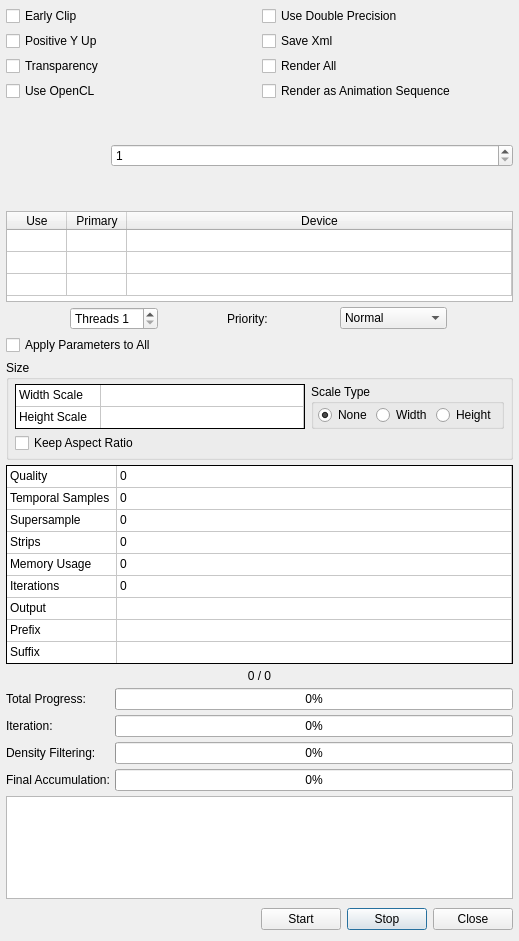
<?xml version="1.0" encoding="UTF-8"?>
<ui version="4.0">
 <class>FinalRenderDialog</class>
 <widget class="QDialog" name="FinalRenderDialog">
  <property name="geometry">
   <rect>
    <x>0</x>
    <y>0</y>
    <width>519</width>
    <height>941</height>
   </rect>
  </property>
  <property name="sizePolicy">
   <sizepolicy hsizetype="MinimumExpanding" vsizetype="Preferred">
    <horstretch>0</horstretch>
    <verstretch>0</verstretch>
   </sizepolicy>
  </property>
  <property name="minimumSize">
   <size>
    <width>0</width>
    <height>0</height>
   </size>
  </property>
  <property name="maximumSize">
   <size>
    <width>16777215</width>
    <height>16777215</height>
   </size>
  </property>
  <property name="windowTitle">
   <string>Final Render</string>
  </property>
  <layout class="QVBoxLayout" name="verticalLayout">
   <property name="leftMargin">
    <number>6</number>
   </property>
   <property name="topMargin">
    <number>6</number>
   </property>
   <property name="rightMargin">
    <number>6</number>
   </property>
   <property name="bottomMargin">
    <number>6</number>
   </property>
   <item>
    <widget class="QScrollArea" name="FinalRenderScrollArea">
     <property name="focusPolicy">
      <enum>Qt::NoFocus</enum>
     </property>
     <property name="frameShape">
      <enum>QFrame::NoFrame</enum>
     </property>
     <property name="frameShadow">
      <enum>QFrame::Raised</enum>
     </property>
     <property name="widgetResizable">
      <bool>true</bool>
     </property>
     <widget class="QWidget" name="FinalRenderScrollAreaWidgetContents">
      <property name="geometry">
       <rect>
        <x>0</x>
        <y>0</y>
        <width>507</width>
        <height>929</height>
       </rect>
      </property>
      <layout class="QVBoxLayout" name="verticalLayout_2">
       <property name="spacing">
        <number>5</number>
       </property>
       <property name="leftMargin">
        <number>0</number>
       </property>
       <property name="topMargin">
        <number>0</number>
       </property>
       <property name="rightMargin">
        <number>0</number>
       </property>
       <property name="bottomMargin">
        <number>0</number>
       </property>
       <item>
        <layout class="QGridLayout" name="FinalRenderGridLayout" columnstretch="0,0">
         <item row="0" column="0">
          <widget class="QCheckBox" name="FinalRenderEarlyClipCheckBox">
           <property name="toolTip">
            <string>&lt;html&gt;&lt;head/&gt;&lt;body&gt;&lt;p&gt;Checked: clip colors and gamma correct after density filtering.&lt;/p&gt;&lt;p&gt;Unchecked: do it after spatial filtering.&lt;/p&gt;&lt;/body&gt;&lt;/html&gt;</string>
           </property>
           <property name="text">
            <string>Early Clip</string>
           </property>
          </widget>
         </item>
         <item row="1" column="0">
          <widget class="QCheckBox" name="FinalRenderYAxisUpCheckBox">
           <property name="toolTip">
            <string>&lt;html&gt;&lt;head/&gt;&lt;body&gt;&lt;p&gt;Checked: Positive Y direction is up.&lt;/p&gt;&lt;p&gt;Unchecked: Positive Y direction is down.&lt;/p&gt;&lt;/body&gt;&lt;/html&gt;</string>
           </property>
           <property name="text">
            <string>Positive Y Up</string>
           </property>
          </widget>
         </item>
         <item row="3" column="0">
          <widget class="QCheckBox" name="FinalRenderOpenCLCheckBox">
           <property name="toolTip">
            <string>&lt;html&gt;&lt;head/&gt;&lt;body&gt;&lt;p&gt;Use OpenCL to render if your video card supports it.&lt;/p&gt;&lt;p&gt;This is highly recommended as it will dramatically speed up render time.&lt;/p&gt;&lt;/body&gt;&lt;/html&gt;</string>
           </property>
           <property name="text">
            <string>Use OpenCL</string>
           </property>
          </widget>
         </item>
         <item row="2" column="0">
          <widget class="QCheckBox" name="FinalRenderTransparencyCheckBox">
           <property name="toolTip">
            <string>&lt;html&gt;&lt;head/&gt;&lt;body&gt;&lt;p&gt;Use transparency in the final image.&lt;/p&gt;&lt;p&gt;Only supported for Png format.&lt;/p&gt;&lt;/body&gt;&lt;/html&gt;</string>
           </property>
           <property name="text">
            <string>Transparency</string>
           </property>
          </widget>
         </item>
         <item row="0" column="1">
          <widget class="QCheckBox" name="FinalRenderDoublePrecisionCheckBox">
           <property name="toolTip">
            <string>&lt;html&gt;&lt;head/&gt;&lt;body&gt;&lt;p&gt;Checked: use 64-bit double precision numbers (slower, but better image quality).&lt;/p&gt;&lt;p&gt;Unchecked: use 32-bit single precision numbers (faster, but worse image quality).&lt;/p&gt;&lt;/body&gt;&lt;/html&gt;</string>
           </property>
           <property name="text">
            <string>Use Double Precision</string>
           </property>
          </widget>
         </item>
         <item row="1" column="1">
          <widget class="QCheckBox" name="FinalRenderSaveXmlCheckBox">
           <property name="toolTip">
            <string>Save an Xml parameter file for each flame rendered</string>
           </property>
           <property name="text">
            <string>Save Xml</string>
           </property>
          </widget>
         </item>
         <item row="2" column="1">
          <widget class="QCheckBox" name="FinalRenderDoAllCheckBox">
           <property name="toolTip">
            <string>Render all open flames instead of just the current one</string>
           </property>
           <property name="text">
            <string>Render All</string>
           </property>
          </widget>
         </item>
         <item row="3" column="1">
          <widget class="QCheckBox" name="FinalRenderDoSequenceCheckBox">
           <property name="toolTip">
            <string>Use temporal samples value to achieve motion blur effect between flames</string>
           </property>
           <property name="text">
            <string>Render as Animation Sequence</string>
           </property>
          </widget>
         </item>
        </layout>
       </item>
       <item>
        <layout class="QGridLayout" name="FinalRenderGridLayout2">
         <property name="sizeConstraint">
          <enum>QLayout::SetNoConstraint</enum>
         </property>
         <item row="0" column="0">
          <widget class="QLabel" name="FinalRenderPreviewLabel">
           <property name="sizePolicy">
            <sizepolicy hsizetype="Fixed" vsizetype="Fixed">
             <horstretch>0</horstretch>
             <verstretch>0</verstretch>
            </sizepolicy>
           </property>
           <property name="minimumSize">
            <size>
             <width>100</width>
             <height>100</height>
            </size>
           </property>
           <property name="maximumSize">
            <size>
             <width>100</width>
             <height>100</height>
            </size>
           </property>
           <property name="sizeIncrement">
            <size>
             <width>1</width>
             <height>1</height>
            </size>
           </property>
           <property name="frameShape">
            <enum>QFrame::NoFrame</enum>
           </property>
           <property name="lineWidth">
            <number>0</number>
           </property>
           <property name="text">
            <string/>
           </property>
           <property name="textFormat">
            <enum>Qt::PlainText</enum>
           </property>
           <property name="alignment">
            <set>Qt::AlignCenter</set>
           </property>
          </widget>
         </item>
         <item row="0" column="1">
          <widget class="QSpinBox" name="FinalRenderCurrentSpin">
           <property name="sizePolicy">
            <sizepolicy hsizetype="Expanding" vsizetype="Fixed">
             <horstretch>0</horstretch>
             <verstretch>0</verstretch>
            </sizepolicy>
           </property>
           <property name="prefix">
            <string/>
           </property>
           <property name="minimum">
            <number>1</number>
           </property>
           <property name="maximum">
            <number>999999999</number>
           </property>
           <property name="value">
            <number>1</number>
           </property>
          </widget>
         </item>
        </layout>
       </item>
       <item>
        <widget class="QTableWidget" name="FinalRenderDeviceTable">
         <property name="sizePolicy">
          <sizepolicy hsizetype="MinimumExpanding" vsizetype="MinimumExpanding">
           <horstretch>0</horstretch>
           <verstretch>0</verstretch>
          </sizepolicy>
         </property>
         <property name="minimumSize">
          <size>
           <width>0</width>
           <height>91</height>
          </size>
         </property>
         <property name="maximumSize">
          <size>
           <width>16777215</width>
           <height>91</height>
          </size>
         </property>
         <property name="focusPolicy">
          <enum>Qt::NoFocus</enum>
         </property>
         <property name="editTriggers">
          <set>QAbstractItemView::NoEditTriggers</set>
         </property>
         <property name="selectionMode">
          <enum>QAbstractItemView::NoSelection</enum>
         </property>
         <property name="selectionBehavior">
          <enum>QAbstractItemView::SelectRows</enum>
         </property>
         <property name="showGrid">
          <bool>true</bool>
         </property>
         <property name="columnCount">
          <number>3</number>
         </property>
         <attribute name="horizontalHeaderDefaultSectionSize">
          <number>60</number>
         </attribute>
         <attribute name="horizontalHeaderStretchLastSection">
          <bool>true</bool>
         </attribute>
         <attribute name="verticalHeaderVisible">
          <bool>false</bool>
         </attribute>
         <attribute name="verticalHeaderDefaultSectionSize">
          <number>22</number>
         </attribute>
         <attribute name="verticalHeaderHighlightSections">
          <bool>false</bool>
         </attribute>
         <attribute name="verticalHeaderMinimumSectionSize">
          <number>22</number>
         </attribute>
         <row>
          <property name="text">
           <string>AMD</string>
          </property>
         </row>
         <row>
          <property name="text">
           <string>Nvidia</string>
          </property>
         </row>
         <row>
          <property name="text">
           <string>Intel</string>
          </property>
         </row>
         <column>
          <property name="text">
           <string>Use</string>
          </property>
         </column>
         <column>
          <property name="text">
           <string>Primary</string>
          </property>
         </column>
         <column>
          <property name="text">
           <string>Device</string>
          </property>
         </column>
        </widget>
       </item>
       <item>
        <layout class="QHBoxLayout" name="FinalRenderThreadHorizontalLayout" stretch="0,0,0">
         <item>
          <widget class="QSpinBox" name="FinalRenderThreadCountSpin">
           <property name="sizePolicy">
            <sizepolicy hsizetype="Maximum" vsizetype="Fixed">
             <horstretch>0</horstretch>
             <verstretch>0</verstretch>
            </sizepolicy>
           </property>
           <property name="toolTip">
            <string>&lt;html&gt;&lt;head/&gt;&lt;body&gt;&lt;p&gt;The number of threads to use with CPU rendering.&lt;/p&gt;&lt;p&gt;Decrease for a more responsive system during rendering, increase for better performance.&lt;/p&gt;&lt;/body&gt;&lt;/html&gt;</string>
           </property>
           <property name="prefix">
            <string>Threads </string>
           </property>
           <property name="minimum">
            <number>1</number>
           </property>
           <property name="maximum">
            <number>64</number>
           </property>
          </widget>
         </item>
         <item>
          <widget class="QLabel" name="FinalRenderThreadPriorityLabel">
           <property name="sizePolicy">
            <sizepolicy hsizetype="Maximum" vsizetype="Preferred">
             <horstretch>0</horstretch>
             <verstretch>0</verstretch>
            </sizepolicy>
           </property>
           <property name="text">
            <string>Priority: </string>
           </property>
          </widget>
         </item>
         <item>
          <widget class="QComboBox" name="FinalRenderThreadPriorityComboBox">
           <property name="sizePolicy">
            <sizepolicy hsizetype="Maximum" vsizetype="Fixed">
             <horstretch>0</horstretch>
             <verstretch>0</verstretch>
            </sizepolicy>
           </property>
           <property name="currentIndex">
            <number>2</number>
           </property>
           <property name="maxCount">
            <number>5</number>
           </property>
           <item>
            <property name="text">
             <string>Lowest</string>
            </property>
           </item>
           <item>
            <property name="text">
             <string>Below Normal</string>
            </property>
           </item>
           <item>
            <property name="text">
             <string>Normal</string>
            </property>
           </item>
           <item>
            <property name="text">
             <string>Above Normal</string>
            </property>
           </item>
           <item>
            <property name="text">
             <string>Highest</string>
            </property>
           </item>
          </widget>
         </item>
        </layout>
       </item>
       <item>
        <widget class="QCheckBox" name="FinalRenderApplyToAllCheckBox">
         <property name="toolTip">
          <string>Apply current operation to all flames</string>
         </property>
         <property name="text">
          <string>Apply Parameters to All</string>
         </property>
        </widget>
       </item>
       <item>
        <widget class="QGroupBox" name="FinalRenderSizeGroupBox">
         <property name="minimumSize">
          <size>
           <width>0</width>
           <height>95</height>
          </size>
         </property>
         <property name="title">
          <string>Size</string>
         </property>
         <property name="checkable">
          <bool>false</bool>
         </property>
         <layout class="QGridLayout" name="gridLayout_5">
          <property name="leftMargin">
           <number>6</number>
          </property>
          <property name="topMargin">
           <number>4</number>
          </property>
          <property name="rightMargin">
           <number>6</number>
          </property>
          <property name="bottomMargin">
           <number>4</number>
          </property>
          <property name="horizontalSpacing">
           <number>6</number>
          </property>
          <property name="verticalSpacing">
           <number>4</number>
          </property>
          <item row="0" column="0">
           <widget class="QTableWidget" name="FinalRenderSizeTable">
            <property name="sizePolicy">
             <sizepolicy hsizetype="Expanding" vsizetype="Fixed">
              <horstretch>0</horstretch>
              <verstretch>0</verstretch>
             </sizepolicy>
            </property>
            <property name="minimumSize">
             <size>
              <width>0</width>
              <height>45</height>
             </size>
            </property>
            <property name="maximumSize">
             <size>
              <width>16777215</width>
              <height>45</height>
             </size>
            </property>
            <property name="focusPolicy">
             <enum>Qt::NoFocus</enum>
            </property>
            <property name="frameShape">
             <enum>QFrame::Panel</enum>
            </property>
            <property name="frameShadow">
             <enum>QFrame::Plain</enum>
            </property>
            <property name="verticalScrollBarPolicy">
             <enum>Qt::ScrollBarAlwaysOff</enum>
            </property>
            <property name="horizontalScrollBarPolicy">
             <enum>Qt::ScrollBarAlwaysOff</enum>
            </property>
            <property name="editTriggers">
             <set>QAbstractItemView::NoEditTriggers</set>
            </property>
            <property name="tabKeyNavigation">
             <bool>false</bool>
            </property>
            <property name="selectionMode">
             <enum>QAbstractItemView::NoSelection</enum>
            </property>
            <property name="verticalScrollMode">
             <enum>QAbstractItemView::ScrollPerPixel</enum>
            </property>
            <property name="horizontalScrollMode">
             <enum>QAbstractItemView::ScrollPerPixel</enum>
            </property>
            <property name="showGrid">
             <bool>true</bool>
            </property>
            <property name="wordWrap">
             <bool>false</bool>
            </property>
            <property name="rowCount">
             <number>2</number>
            </property>
            <property name="columnCount">
             <number>2</number>
            </property>
            <attribute name="horizontalHeaderVisible">
             <bool>false</bool>
            </attribute>
            <attribute name="horizontalHeaderDefaultSectionSize">
             <number>85</number>
            </attribute>
            <attribute name="horizontalHeaderHighlightSections">
             <bool>false</bool>
            </attribute>
            <attribute name="horizontalHeaderMinimumSectionSize">
             <number>35</number>
            </attribute>
            <attribute name="horizontalHeaderStretchLastSection">
             <bool>true</bool>
            </attribute>
            <attribute name="verticalHeaderVisible">
             <bool>false</bool>
            </attribute>
            <attribute name="verticalHeaderDefaultSectionSize">
             <number>22</number>
            </attribute>
            <attribute name="verticalHeaderHighlightSections">
             <bool>false</bool>
            </attribute>
            <attribute name="verticalHeaderMinimumSectionSize">
             <number>22</number>
            </attribute>
            <row>
             <property name="text">
              <string>Width Scale</string>
             </property>
            </row>
            <row>
             <property name="text">
              <string>Height Scale</string>
             </property>
            </row>
            <column>
             <property name="text">
              <string>Field</string>
             </property>
            </column>
            <column/>
            <item row="0" column="0">
             <property name="text">
              <string>Width Scale</string>
             </property>
            </item>
            <item row="0" column="1">
             <property name="text">
              <string/>
             </property>
            </item>
            <item row="1" column="0">
             <property name="text">
              <string>Height Scale</string>
             </property>
            </item>
            <item row="1" column="1">
             <property name="text">
              <string/>
             </property>
            </item>
           </widget>
          </item>
          <item row="0" column="1">
           <widget class="QGroupBox" name="FinalRenderScaleGroupBox">
            <property name="minimumSize">
             <size>
              <width>0</width>
              <height>45</height>
             </size>
            </property>
            <property name="maximumSize">
             <size>
              <width>16777215</width>
              <height>45</height>
             </size>
            </property>
            <property name="toolTip">
             <string>The scaling to perform from the editor to the final rendered image</string>
            </property>
            <property name="title">
             <string>Scale Type</string>
            </property>
            <property name="flat">
             <bool>false</bool>
            </property>
            <layout class="QGridLayout" name="gridLayout_4">
             <property name="leftMargin">
              <number>4</number>
             </property>
             <property name="topMargin">
              <number>0</number>
             </property>
             <property name="rightMargin">
              <number>4</number>
             </property>
             <property name="bottomMargin">
              <number>0</number>
             </property>
             <property name="spacing">
              <number>4</number>
             </property>
             <item row="0" column="1">
              <widget class="QRadioButton" name="FinalRenderScaleWidthRadioButton">
               <property name="text">
                <string>Width</string>
               </property>
              </widget>
             </item>
             <item row="0" column="2">
              <widget class="QRadioButton" name="FinalRenderScaleHeightRadioButton">
               <property name="text">
                <string>Height</string>
               </property>
              </widget>
             </item>
             <item row="0" column="0">
              <widget class="QRadioButton" name="FinalRenderScaleNoneRadioButton">
               <property name="text">
                <string>None</string>
               </property>
               <property name="checked">
                <bool>true</bool>
               </property>
              </widget>
             </item>
            </layout>
           </widget>
          </item>
          <item row="1" column="0">
           <widget class="QCheckBox" name="FinalRenderKeepAspectCheckBox">
            <property name="toolTip">
             <string>Maintain the aspect ratio between width and height to be equal to base width and base height</string>
            </property>
            <property name="text">
             <string>Keep Aspect Ratio</string>
            </property>
            <property name="checked">
             <bool>false</bool>
            </property>
           </widget>
          </item>
         </layout>
        </widget>
       </item>
       <item>
        <widget class="TableWidget" name="FinalRenderParamsTable">
         <property name="sizePolicy">
          <sizepolicy hsizetype="Expanding" vsizetype="Fixed">
           <horstretch>0</horstretch>
           <verstretch>0</verstretch>
          </sizepolicy>
         </property>
         <property name="minimumSize">
          <size>
           <width>0</width>
           <height>199</height>
          </size>
         </property>
         <property name="maximumSize">
          <size>
           <width>16777215</width>
           <height>199</height>
          </size>
         </property>
         <property name="focusPolicy">
          <enum>Qt::NoFocus</enum>
         </property>
         <property name="frameShape">
          <enum>QFrame::Panel</enum>
         </property>
         <property name="frameShadow">
          <enum>QFrame::Plain</enum>
         </property>
         <property name="verticalScrollBarPolicy">
          <enum>Qt::ScrollBarAlwaysOff</enum>
         </property>
         <property name="horizontalScrollBarPolicy">
          <enum>Qt::ScrollBarAlwaysOff</enum>
         </property>
         <property name="editTriggers">
          <set>QAbstractItemView::NoEditTriggers</set>
         </property>
         <property name="tabKeyNavigation">
          <bool>false</bool>
         </property>
         <property name="alternatingRowColors">
          <bool>false</bool>
         </property>
         <property name="selectionMode">
          <enum>QAbstractItemView::NoSelection</enum>
         </property>
         <property name="verticalScrollMode">
          <enum>QAbstractItemView::ScrollPerPixel</enum>
         </property>
         <property name="horizontalScrollMode">
          <enum>QAbstractItemView::ScrollPerPixel</enum>
         </property>
         <property name="showGrid">
          <bool>true</bool>
         </property>
         <property name="gridStyle">
          <enum>Qt::SolidLine</enum>
         </property>
         <property name="wordWrap">
          <bool>false</bool>
         </property>
         <property name="cornerButtonEnabled">
          <bool>false</bool>
         </property>
         <property name="columnCount">
          <number>2</number>
         </property>
         <attribute name="horizontalHeaderVisible">
          <bool>false</bool>
         </attribute>
         <attribute name="horizontalHeaderCascadingSectionResizes">
          <bool>false</bool>
         </attribute>
         <attribute name="horizontalHeaderDefaultSectionSize">
          <number>110</number>
         </attribute>
         <attribute name="horizontalHeaderHighlightSections">
          <bool>false</bool>
         </attribute>
         <attribute name="horizontalHeaderMinimumSectionSize">
          <number>35</number>
         </attribute>
         <attribute name="horizontalHeaderStretchLastSection">
          <bool>true</bool>
         </attribute>
         <attribute name="verticalHeaderVisible">
          <bool>false</bool>
         </attribute>
         <attribute name="verticalHeaderDefaultSectionSize">
          <number>22</number>
         </attribute>
         <attribute name="verticalHeaderHighlightSections">
          <bool>false</bool>
         </attribute>
         <attribute name="verticalHeaderMinimumSectionSize">
          <number>22</number>
         </attribute>
         <attribute name="verticalHeaderStretchLastSection">
          <bool>false</bool>
         </attribute>
         <row>
          <property name="text">
           <string>Quality</string>
          </property>
         </row>
         <row>
          <property name="text">
           <string>Temporal Samples</string>
          </property>
         </row>
         <row>
          <property name="text">
           <string>Supersample</string>
          </property>
         </row>
         <row>
          <property name="text">
           <string>Strips</string>
          </property>
         </row>
         <row>
          <property name="text">
           <string>Memory Usage</string>
          </property>
         </row>
         <row>
          <property name="text">
           <string>Iterations</string>
          </property>
         </row>
         <row>
          <property name="text">
           <string>Output</string>
          </property>
         </row>
         <row>
          <property name="text">
           <string>Prefix</string>
          </property>
         </row>
         <row>
          <property name="text">
           <string>Suffix</string>
          </property>
         </row>
         <column>
          <property name="text">
           <string>Field</string>
          </property>
         </column>
         <column>
          <property name="text">
           <string/>
          </property>
         </column>
         <item row="0" column="0">
          <property name="text">
           <string>Quality</string>
          </property>
          <property name="toolTip">
           <string>The quality in iterations per pixel of the final output image</string>
          </property>
         </item>
         <item row="0" column="1">
          <property name="text">
           <string>0</string>
          </property>
         </item>
         <item row="1" column="0">
          <property name="text">
           <string>Temporal Samples</string>
          </property>
          <property name="toolTip">
           <string>The number of interpolated renders to do for each flame when rendering as an animation sequence</string>
          </property>
         </item>
         <item row="1" column="1">
          <property name="text">
           <string>0</string>
          </property>
         </item>
         <item row="2" column="0">
          <property name="text">
           <string>Supersample</string>
          </property>
          <property name="toolTip">
           <string>&lt;html&gt;&lt;head/&gt;&lt;body&gt;&lt;p&gt;The number to multiply the dimensions of the histogram and density filtering buffer by to achieve anti-aliasing.&lt;/p&gt;&lt;p&gt;Use this very sparingly as it increases the required memory by n squared.&lt;/p&gt;&lt;/body&gt;&lt;/html&gt;</string>
          </property>
         </item>
         <item row="2" column="1">
          <property name="text">
           <string>0</string>
          </property>
         </item>
         <item row="3" column="0">
          <property name="text">
           <string>Strips</string>
          </property>
         </item>
         <item row="3" column="1">
          <property name="text">
           <string>0</string>
          </property>
         </item>
         <item row="4" column="0">
          <property name="text">
           <string>Memory Usage</string>
          </property>
          <property name="toolTip">
           <string>The amount of memory including the final output image required to perform this render</string>
          </property>
         </item>
         <item row="4" column="1">
          <property name="text">
           <string>0</string>
          </property>
         </item>
         <item row="5" column="0">
          <property name="text">
           <string>Iterations</string>
          </property>
         </item>
         <item row="5" column="1">
          <property name="text">
           <string>0</string>
          </property>
         </item>
         <item row="6" column="0">
          <property name="text">
           <string>Output</string>
          </property>
          <property name="toolTip">
           <string>The output file path for rendering a single flame, or folder location for rendering multiple flames</string>
          </property>
         </item>
         <item row="6" column="1">
          <property name="text">
           <string/>
          </property>
         </item>
         <item row="7" column="0">
          <property name="text">
           <string>Prefix</string>
          </property>
          <property name="toolTip">
           <string>The prefix to attach to all image filenames</string>
          </property>
         </item>
         <item row="7" column="1">
          <property name="text">
           <string/>
          </property>
         </item>
         <item row="8" column="0">
          <property name="text">
           <string>Suffix</string>
          </property>
          <property name="toolTip">
           <string>The suffix to attach to all image filenames</string>
          </property>
         </item>
         <item row="8" column="1">
          <property name="text">
           <string/>
          </property>
         </item>
        </widget>
       </item>
       <item>
        <widget class="QLabel" name="FinalRenderImageCountLabel">
         <property name="text">
          <string>0 / 0</string>
         </property>
         <property name="alignment">
          <set>Qt::AlignCenter</set>
         </property>
        </widget>
       </item>
       <item>
        <layout class="QGridLayout" name="FinalRenderGridLayout3" rowstretch="0,0,0,0" columnstretch="1,4">
         <property name="sizeConstraint">
          <enum>QLayout::SetDefaultConstraint</enum>
         </property>
         <item row="2" column="1">
          <widget class="QProgressBar" name="FinalRenderFilteringProgress">
           <property name="sizePolicy">
            <sizepolicy hsizetype="Minimum" vsizetype="Fixed">
             <horstretch>0</horstretch>
             <verstretch>0</verstretch>
            </sizepolicy>
           </property>
           <property name="value">
            <number>0</number>
           </property>
          </widget>
         </item>
         <item row="1" column="0">
          <widget class="QLabel" name="FinalRenderIterationProgressLabel">
           <property name="sizePolicy">
            <sizepolicy hsizetype="Minimum" vsizetype="Preferred">
             <horstretch>0</horstretch>
             <verstretch>0</verstretch>
            </sizepolicy>
           </property>
           <property name="text">
            <string>Iteration:</string>
           </property>
          </widget>
         </item>
         <item row="3" column="0">
          <widget class="QLabel" name="FinalRenderAccumProgressLabel">
           <property name="sizePolicy">
            <sizepolicy hsizetype="Minimum" vsizetype="Preferred">
             <horstretch>0</horstretch>
             <verstretch>0</verstretch>
            </sizepolicy>
           </property>
           <property name="text">
            <string>Final Accumulation:</string>
           </property>
          </widget>
         </item>
         <item row="1" column="1">
          <widget class="QProgressBar" name="FinalRenderIterationProgress">
           <property name="sizePolicy">
            <sizepolicy hsizetype="Minimum" vsizetype="Fixed">
             <horstretch>0</horstretch>
             <verstretch>0</verstretch>
            </sizepolicy>
           </property>
           <property name="value">
            <number>0</number>
           </property>
          </widget>
         </item>
         <item row="3" column="1">
          <widget class="QProgressBar" name="FinalRenderAccumProgress">
           <property name="sizePolicy">
            <sizepolicy hsizetype="Minimum" vsizetype="Fixed">
             <horstretch>0</horstretch>
             <verstretch>0</verstretch>
            </sizepolicy>
           </property>
           <property name="value">
            <number>0</number>
           </property>
          </widget>
         </item>
         <item row="2" column="0">
          <widget class="QLabel" name="FinalRenderFilteringProgressLabel">
           <property name="sizePolicy">
            <sizepolicy hsizetype="Minimum" vsizetype="Preferred">
             <horstretch>0</horstretch>
             <verstretch>0</verstretch>
            </sizepolicy>
           </property>
           <property name="text">
            <string>Density Filtering:</string>
           </property>
          </widget>
         </item>
         <item row="0" column="0">
          <widget class="QLabel" name="FinalRenderTotalProgressLabel">
           <property name="sizePolicy">
            <sizepolicy hsizetype="Minimum" vsizetype="Fixed">
             <horstretch>0</horstretch>
             <verstretch>0</verstretch>
            </sizepolicy>
           </property>
           <property name="text">
            <string>Total Progress:</string>
           </property>
          </widget>
         </item>
         <item row="0" column="1">
          <widget class="QProgressBar" name="FinalRenderTotalProgress">
           <property name="sizePolicy">
            <sizepolicy hsizetype="Minimum" vsizetype="Fixed">
             <horstretch>0</horstretch>
             <verstretch>0</verstretch>
            </sizepolicy>
           </property>
           <property name="value">
            <number>0</number>
           </property>
          </widget>
         </item>
        </layout>
       </item>
       <item>
        <widget class="QTextEdit" name="FinalRenderTextOutput">
         <property name="sizePolicy">
          <sizepolicy hsizetype="Expanding" vsizetype="Expanding">
           <horstretch>0</horstretch>
           <verstretch>1</verstretch>
          </sizepolicy>
         </property>
         <property name="maximumSize">
          <size>
           <width>16777215</width>
           <height>16777215</height>
          </size>
         </property>
         <property name="focusPolicy">
          <enum>Qt::StrongFocus</enum>
         </property>
         <property name="readOnly">
          <bool>true</bool>
         </property>
         <property name="textInteractionFlags">
          <set>Qt::TextSelectableByKeyboard|Qt::TextSelectableByMouse</set>
         </property>
        </widget>
       </item>
       <item>
        <layout class="QHBoxLayout" name="FinalRenderButtonHBoxLayout">
         <property name="spacing">
          <number>6</number>
         </property>
         <property name="leftMargin">
          <number>0</number>
         </property>
         <property name="topMargin">
          <number>0</number>
         </property>
         <property name="rightMargin">
          <number>0</number>
         </property>
         <property name="bottomMargin">
          <number>0</number>
         </property>
         <item>
          <spacer name="FinalRenderButtonSpacer">
           <property name="orientation">
            <enum>Qt::Horizontal</enum>
           </property>
           <property name="sizeHint" stdset="0">
            <size>
             <width>131</width>
             <height>31</height>
            </size>
           </property>
          </spacer>
         </item>
         <item>
          <widget class="QPushButton" name="FinalRenderStartButton">
           <property name="focusPolicy">
            <enum>Qt::TabFocus</enum>
           </property>
           <property name="text">
            <string>Start</string>
           </property>
           <property name="autoDefault">
            <bool>false</bool>
           </property>
          </widget>
         </item>
         <item>
          <widget class="QPushButton" name="FinalRenderStopButton">
           <property name="focusPolicy">
            <enum>Qt::TabFocus</enum>
           </property>
           <property name="text">
            <string>Stop</string>
           </property>
          </widget>
         </item>
         <item>
          <widget class="QPushButton" name="FinalRenderCloseButton">
           <property name="focusPolicy">
            <enum>Qt::TabFocus</enum>
           </property>
           <property name="text">
            <string>Close</string>
           </property>
           <property name="autoDefault">
            <bool>false</bool>
           </property>
           <property name="default">
            <bool>false</bool>
           </property>
          </widget>
         </item>
        </layout>
       </item>
      </layout>
     </widget>
    </widget>
   </item>
  </layout>
 </widget>
 <customwidgets>
  <customwidget>
   <class>TableWidget</class>
   <extends>QTableWidget</extends>
   <header>TableWidget.h</header>
  </customwidget>
 </customwidgets>
 <tabstops>
  <tabstop>FinalRenderEarlyClipCheckBox</tabstop>
  <tabstop>FinalRenderYAxisUpCheckBox</tabstop>
  <tabstop>FinalRenderTransparencyCheckBox</tabstop>
  <tabstop>FinalRenderOpenCLCheckBox</tabstop>
  <tabstop>FinalRenderParamsTable</tabstop>
  <tabstop>FinalRenderTextOutput</tabstop>
  <tabstop>FinalRenderStartButton</tabstop>
  <tabstop>FinalRenderStopButton</tabstop>
  <tabstop>FinalRenderCloseButton</tabstop>
 </tabstops>
 <resources/>
 <connections>
  <connection>
   <sender>FinalRenderStartButton</sender>
   <signal>clicked()</signal>
   <receiver>FinalRenderDialog</receiver>
   <slot>accept()</slot>
   <hints>
    <hint type="sourcelabel">
     <x>278</x>
     <y>253</y>
    </hint>
    <hint type="destinationlabel">
     <x>96</x>
     <y>254</y>
    </hint>
   </hints>
  </connection>
  <connection>
   <sender>FinalRenderCloseButton</sender>
   <signal>clicked()</signal>
   <receiver>FinalRenderDialog</receiver>
   <slot>reject()</slot>
   <hints>
    <hint type="sourcelabel">
     <x>369</x>
     <y>253</y>
    </hint>
    <hint type="destinationlabel">
     <x>179</x>
     <y>282</y>
    </hint>
   </hints>
  </connection>
 </connections>
</ui>
